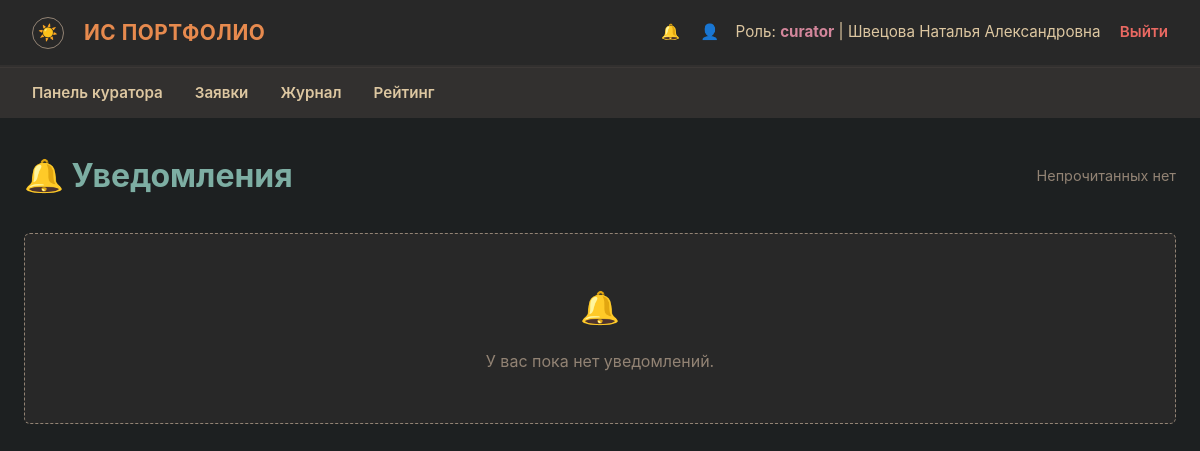
Page /notifications (signed in) on the committed database.
### models.py (models this page shows, shortened)
class User(Base):
    __tablename__ = 'users'
    id:          Mapped[int]       = mapped_column(Integer, primary_key=True)
    username:    Mapped[str]       = mapped_column(String(50), unique=True, nullable=False)
    password_hash: Mapped[str]     = mapped_column(String(256), nullable=False)
    role:        Mapped[str]       = mapped_column(String(20), nullable=False)
    last_name:   Mapped[Optional[str]] = mapped_column(String(50), nullable=True)
    first_name:  Mapped[Optional[str]] = mapped_column(String(50), nullable=True)
    patronymic:  Mapped[Optional[str]] = mapped_column(String(50), nullable=True)
    group_name:  Mapped[Optional[str]] = mapped_column(String(20), nullable=True)
    group_id:    Mapped[Optional[int]] = mapped_column(Integer, ForeignKey('groups.id'), nullable=True)
    events        = relationship('Event', back_populates='student', lazy=True, cascade='all, delete-orphan')
    notifications = relationship('Notification', back_populates='user', lazy=True, cascade='all, delete-orphan')
    curated_groups = relationship('Group', foreign_keys='Group.curator_id', back_populates='curator', lazy='select')

### routes/api.py (the view)
@router.get('/notifications')
async def notifications(request: Request, user: User = Depends(require_user)):
    db = next(get_db())
    try:
        notifs = db.query(Notification).filter(
            Notification.user_id == user.id
        ).order_by(Notification.created_at.desc()).all()
        unread = db.query(Notification).filter(
            Notification.user_id == user.id, Notification.is_read == False
        ).count()
    finally:
        db.close()
    return render(request, 'notifications.html', notifications=notifs, unread_count=unread)

### templates/notifications.html (shortened to what this page needs)
{% extends 'base.html' %}
{% block content %}
<div style="display: flex; justify-content: space-between; align-items: center; margin-bottom: 2rem; flex-wrap: wrap; gap: 1rem;">
    <h1 style="color: var(--blue); margin: 0;">🔔 Уведомления</h1>
    <div style="display: flex; gap: 1rem;">
        <span style="color: var(--gray); font-size: 0.9rem; align-self: center;">
            {% if unread_count > 0 %}{{ unread_count }} непрочитанных{% else %}Непрочитанных нет{% endif %}
        </span>
    </div>
</div>
<div class="post-grid">
    {% for notif in notifications %}
    <div class="post-card" style="padding: 1.25rem; {% if not notif.is_read %}border-left-color: var(--blue); background-color: var(--bg2);{% endif %}">
        <div style="display: flex; justify-content: space-between; align-items: flex-start; gap: 1rem;">
            <div style="flex: 1;">
                {% if notif.link %}
                <a href="{{ notif.link }}" style="color: var(--fg0); text-decoration: none;">
                    <p style="margin: 0; {% if not notif.is_read %}font-weight: bold;{% endif %}">{{ notif.message }}</p>
                </a>
                {% else %}
                <p style="margin: 0; {% if not notif.is_read %}font-weight: bold;{% endif %}">{{ notif.message }}</p>
                {% endif %}
                <small style="color: var(--gray); display: block; margin-top: 0.35rem;">
                    {{ notif.created_at.strftime('%d.%m.%Y %H:%M') if notif.created_at else '' }}
                </small>
            </div>
            <div style="display: flex; flex-direction: column; gap: 0.5rem; align-items: flex-end; flex-shrink: 0;">
                {% if notif.link %}
                <a href="{{ notif.link }}" class="btn" style="background-color: var(--bg3); color: var(--blue); padding: 0.25rem 0.6rem; font-size: 0.8rem; text-decoration: none;">Открыть</a>
                {% endif %}
                {% if not notif.is_read %}
                <form action="{{ url_for('mark_notification_read', notif_id=notif.id) }}" method="POST" style="display: inline;">
                    <button type="submit" class="btn" style="background-color: var(--bg3); color: var(--gray); padding: 0.15rem 0.5rem; font-size: 0.75rem;">✓</button>
                </form>
                {% endif %}
            </div>
        </div>
    </div>
    {% else %}
    <div style="text-align: center; padding: 3rem; background-color: var(--bg1); border-radius: 6px; border: 1px dashed var(--gray);">
        <div style="font-size: 2rem; margin-bottom: 1rem;">🔔</div>
        <p style="color: var(--gray); margin: 0;">У вас пока нет уведомлений.</p>
    </div>
    {% endfor %}
</div>
{% endblock %}

### templates/base.html (shortened to what this page needs)
<!DOCTYPE html>
<html lang="ru">
<head>
    <link rel="stylesheet" href="/static/css/style.css">
</head>
<body
    data-csrf-token="{{ csrf_token }}"
    data-user-authenticated="{{ 'true' if current_user else 'false' }}"
>
    {% if current_user %}
    <nav class="navbar">
        <div class="navbar-brand">
            <button class="theme-toggle" id="themeToggle" title="Сменить тему">☀️</button>
            ИС Портфолио
        </div>
        <div class="navbar-user">
            <a href="/notifications" style="color: var(--fg1); text-decoration: none; margin-right: 1rem; position: relative;">
                🔔
            </a>
            <a href="/profile" style="color: var(--fg1); text-decoration: none; margin-right: 0.75rem;">👤</a>
            Роль: <strong>{{ current_user.role }}</strong> |
            {% if current_user.last_name or current_user.first_name %}
            {{ current_user.last_name or '' }} {{ current_user.first_name or '' }} {{ current_user.patronymic or '' }}
            {% else %}
            {{ current_user.username }}
            {% endif %}
            <a href="/logout" class="logout-link">Выйти</a>
        </div>
    </nav>
    <nav class="role-nav">
        <ul>
            {% if current_user.role == 'admin' %}
            <li><a href="/admin/dashboard">Панель</a></li>
            <li><a href="/admin/users">Пользователи</a></li>
            <li><a href="/admin/groups">Группы</a></li>
            <li><a href="/admin/audit">Аудит</a></li>
            {% elif current_user.role == 'student' %}
            <li><a href="/student/dashboard">Моя панель</a></li>
            <li><a href="/student/create">Создать пост</a></li>
            <li><a href="/student/history">История</a></li>
            <li><a href="/rating">Рейтинг</a></li>
            {% elif current_user.role == 'curator' %}
            <li><a href="/curator/dashboard">Панель куратора</a></li>
            <li><a href="/curator/pending">Заявки</a></li>
            <li><a href="/curator/resolved">Журнал</a></li>
            <li><a href="/rating">Рейтинг</a></li>
            {% endif %}
        </ul>
    </nav>
    {% endif %}
    <div class="container">
        {% block content %}{% endblock %}
    </div>
</body>
</html>

### static/css/style.css (style rules this page uses)
:root { --bg0: #1d2021; --bg1: #282828; --bg2: #32302f; --bg3: #3c3836; --fg0: #fbf1c7; --fg1: #ddc7a1; --red: #ea6962; --green: #a9b665; --yellow: #d8a657; --blue: #7daea3; --orange: #e78a4e; --purple: #d3869b; --gray: #928374; }
* { box-sizing: border-box; margin: 0; padding: 0; }
body { background-color: var(--bg0); color: var(--fg0); font-family: -apple-system, BlinkMacSystemFont, "Segoe UI", Roboto, Helvetica, Arial, sans-serif; font-size: 16px; line-height: 1.6; padding-bottom: 3rem; }
.navbar { background-color: var(--bg1); padding: 1rem 2rem; display: flex; justify-content: space-between; align-items: center; border-bottom: 2px solid var(--bg2); box-shadow: 0 4px 6px rgba(0, 0, 0, 0.3); }
.navbar-brand { display: flex; align-items: center; gap: 0.5rem; font-weight: 700; color: var(--orange); font-size: 1.3rem; letter-spacing: 0.5px; text-transform: uppercase; }
.navbar-user { color: var(--fg1); font-size: 0.95rem; }
.navbar-user strong { color: var(--purple); }
.logout-link { color: var(--red); text-decoration: none; margin-left: 15px; font-weight: 600; border-bottom: 1px dashed transparent; transition: border-color 0.2s ease; }
.role-nav { background-color: var(--bg2); padding: 0.75rem 2rem; border-top: 1px solid var(--bg3); }
.role-nav ul { list-style: none; display: flex; gap: 2rem; margin: 0; }
.role-nav li { display: inline; }
.role-nav a { color: var(--fg1); text-decoration: none; font-weight: 600; font-size: 0.95rem; padding: 0.5rem 0; border-bottom: 2px solid transparent; transition: border-color 0.2s ease, color 0.2s ease; }
.container { max-width: 1200px; margin: 2rem auto; padding: 0 1.5rem; }
.post-grid { display: flex; flex-direction: column; gap: 1.5rem; }
.theme-toggle { background: none; border: 1px solid var(--gray); border-radius: 50%; width: 32px; height: 32px; display: inline-flex; align-items: center; justify-content: center; cursor: pointer; font-size: 1rem; line-height: 1; color: var(--fg1); margin-right: 0.75rem; vertical-align: middle; }

### rows in the picture
User: role "curator", last_name "Швецова", first_name "Наталья", patronymic "Александровна"
